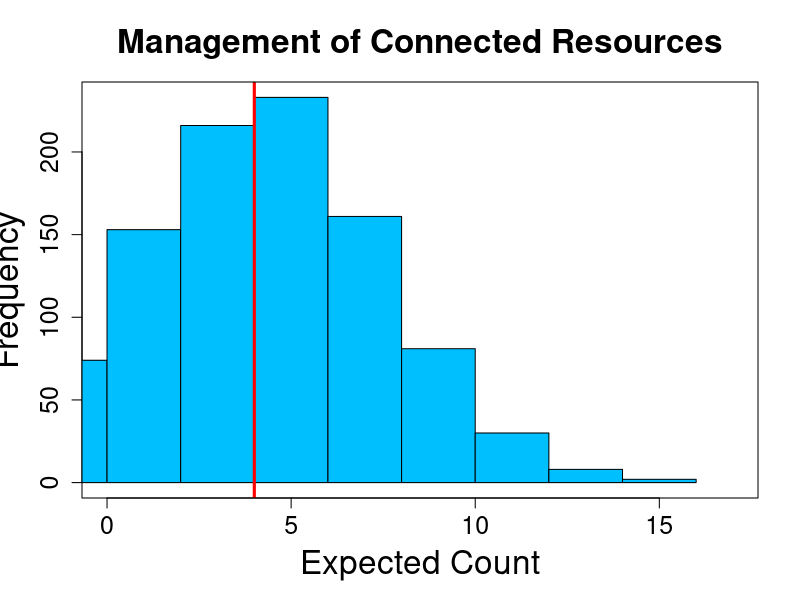
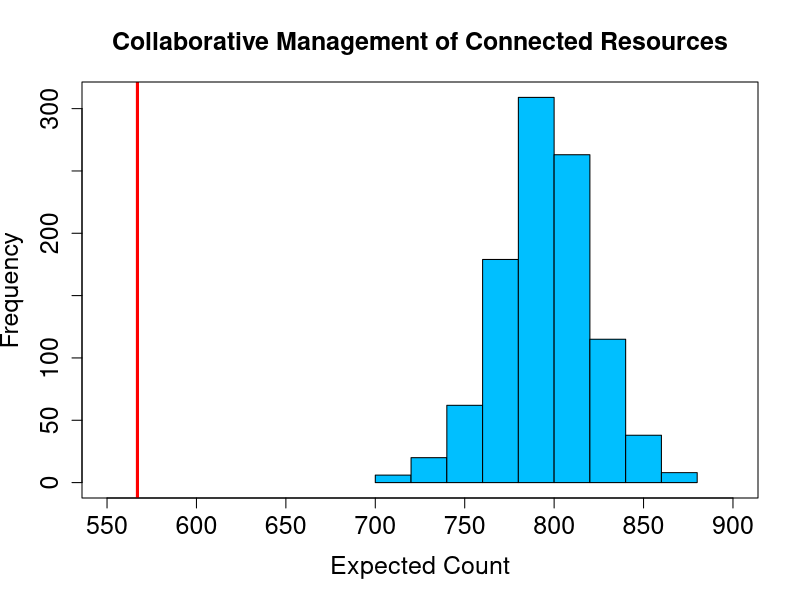
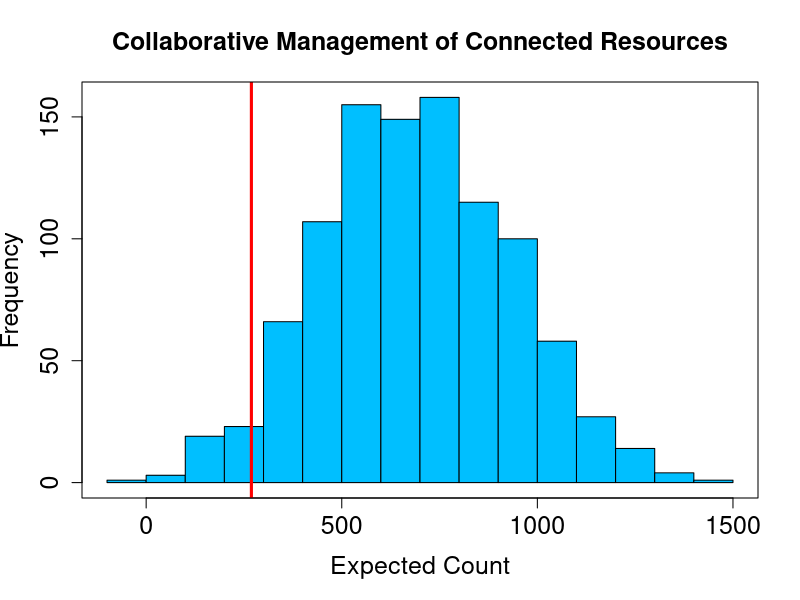
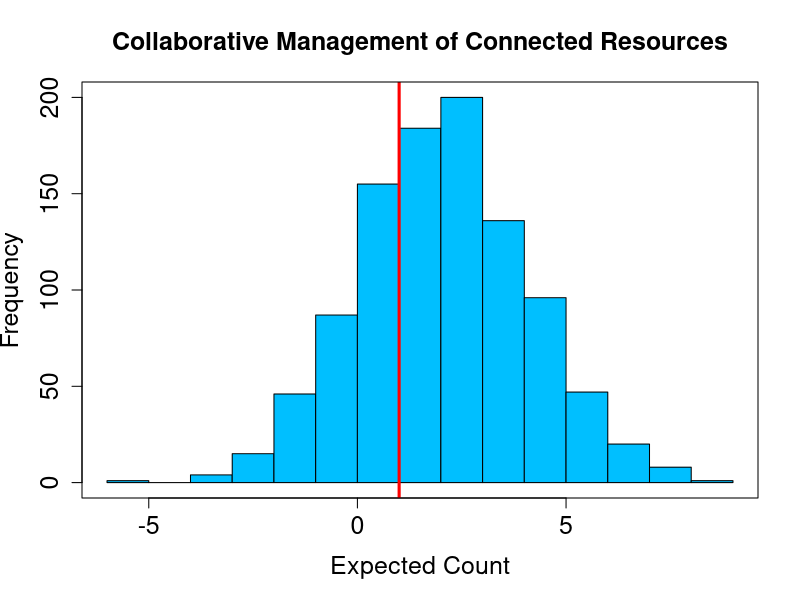

Generate these figures, in order, with R: (Note: this script raises an error after producing the figures.)
ExpectedL3XAX<-rnorm(1000,4.143, 3.441)
ExpectedL3XBX<-rnorm(1000, 793.1660, 26.735)
ExpectedL3XAB<-rnorm(1000, 689.9420, 243.672)
ExpectedC4AXB<-rnorm(1000,  2.0940, 2.033)


h1<-hist(ExpectedL3XAX,plot=FALSE)


h2<-hist(ExpectedL3XBX,plot=FALSE )


h3<-hist(ExpectedL3XAB,plot=FALSE)

h4<-hist(ExpectedC4AXB,plot=FALSE)



plot(h1, main="Management of Connected Resources",cex.lab=2, cex.main=2,
     xlab="Expected Count",ylab="Frequency",cex.axis = 1.5,xlim=c(0, 17),col="deepskyblue")
abline(v = 4,
       col = "red",
       lwd = 3)
box()


plot(h2, main="Collaborative Management of Connected Resources",cex.lab=1.5, cex.main=1.5,
     xlab="Expected Count",ylab="Frequency",cex.axis = 1.5,xlim=c(550, 900),col="deepskyblue")
abline(v = 567,
       col = "red",
       lwd = 3)
box()



plot(h3, main="Collaborative Management of Connected Resources",cex.lab=1.5, cex.main=1.5,
     xlab="Expected Count",ylab="Frequency",cex.axis = 1.5,col="deepskyblue")
abline(v = 269,
       col = "red",
       lwd = 3)
box()




plot(h4, main="Collaborative Management of Connected Resources",cex.lab=1.5, cex.main=1.5,
     xlab="Expected Count",ylab="Frequency",cex.axis = 1.5,col="deepskyblue")
abline(v = 1,
       col = "red",
       lwd = 3)
box()



ExpectedL3XAX<-rnorm(1000,  78.1670, 22.698	)

x<-as.data.frame(ExpectedL3XAX)

ggplot(data=x,aes(x=ExpectedL3XAX))+geom_density(fill="deepskyblue")+
  theme_classic()+#xlim(0,10)+ 
  geom_vline(xintercept=80, color="red", lwd=2) +
  xlab("Substructure Count")+
  ylab("Density of Random Samples")+
  ggtitle("Expected vs Observed Shape Counts:")+
  theme(text=element_text(size=30),#legend.position="none",
        axis.text = element_text(size=25, color="black"),plot.title = element_text(lineheight=.8, face="bold"))
